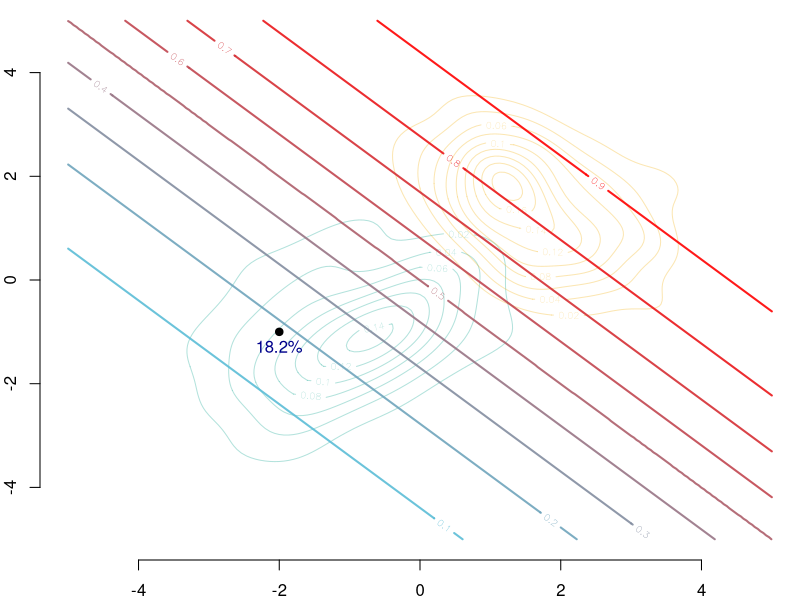
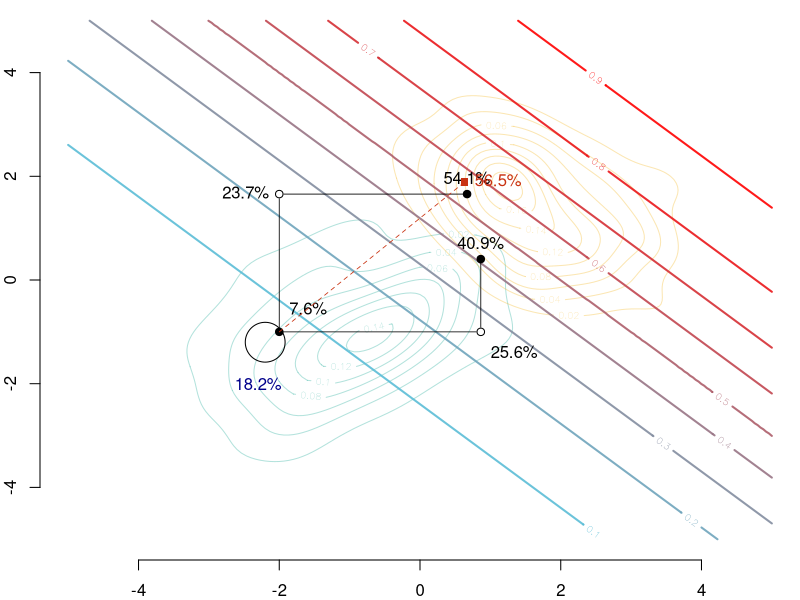

The R source for these figures, in order:
# Regression
# Demonstration of interpretable counterfactual fairness methodology based on
# sequantial transport, using simulated data, and the 2nd algorithm
# (Faster sequential transport on grids)

library(tidyverse)
library(ks)
library(dichromat)
library(expm)
colours <- c(
  `0` = "#5BBCD6",
  `1` = "#FF0000",
  A = "#00A08A",
  B = "#F2AD00",
  with = "#046C9A",
  without = "#C93312",
  `2` = "#0B775E"
)
# Colour scale from colour of class 0 to class 1
colfunc <- colorRampPalette(c(colours["0"], colours["1"]))
scl <- scales::alpha(colfunc(9),.9)

# Data Generation----
# Number of observations per group
set.seed(123) # set the seed for reproductible results
n <- 100

# First bivariate Gaussian distribution: group s=0
M0 <- c(-1, -1)
S0 <- matrix(c(1, .5, .5,1) * 1.2^2, 2, 2)
X0 <- mnormt::rmnorm(n, M0, S0)
D_SXY_0 <- data.frame(
  S = 0,
  X1 = X0[, 1],
  X2 = X0[, 2]
)

# Second bivariate Gaussian distribution: group s=1
M1 <- c(1.5, 1.5)
S1 <- matrix(c(1, -.4, -.4, 1) * .9^2, 2, 2)
X1 <- mnormt::rmnorm(n, M1, S1)
D_SXY_1 <- data.frame(
  S = 1,
  X1 = X1[,1],
  X2 = X1[,2]
)

# Drawing random binary response variable Y with logistic model for each group
eta_0 <- (D_SXY_0$X1 * 1.2 + D_SXY_0$X2 / 2 * .8) / 2
eta_1 <- (D_SXY_1$X1 * .8 + D_SXY_1$X2 / 2 * 1.2) / 2
p_0 <- exp(eta_0) / (1 + exp(eta_0))
p_1 <- exp(eta_1) / (1 + exp(eta_1))
D_SXY_0$Y <- rbinom(n, size = 1, prob = p_0)
D_SXY_1$Y <- rbinom(n, size = 1, prob = p_1)

# Datasets
D_SXY <- rbind(D_SXY_0, D_SXY_1)
# Dataset with individuals in group 0 only
D_SXY0 <- D_SXY[D_SXY$S == 0, ]
# Dataset with individuals in group 1 only
D_SXY1 <- D_SXY[D_SXY$S == 1,]


# Computation of smoothing parameters (bandwidth) for kernel density estimation
H0 <- Hpi(D_SXY0[, c("X1","X2")])
H1 <- Hpi(D_SXY1[, c("X1","X2")])

# Calculating multivariate densities in each group
f0_2d <- kde(D_SXY0[, c("X1","X2")], H = H0, xmin = c(-5, -5), xmax = c(5, 5))
f1_2d <- kde(D_SXY1[, c("X1","X2")], H = H1, xmin = c(-5, -5), xmax = c(5, 5))

# Optimal Transport----
AA <- sqrtm(S0) %*% S1 %*% (sqrtm(S0))
AA <- solve(sqrtm(S0)) %*% sqrtm(AA) %*% solve((sqrtm(S0)))
OT <- function(x) as.vector(M1 + AA %*% (x - M0))
transport_ot <- t(apply(D_SXY_0[, c("X1", "X2")], 1, OT))
head(transport_ot)

# Hypothetical Model----

#' Logistic regression
#'
#' @param x1 first numerical predictor
#' @param x2 second numerical predictor
#' @param s sensitive attribute (0/1)
logistique_reg <- function(x1, x2, s) {
  eta <- (x1 + x2) / 2 - s
  exp(eta) / (1 + exp(eta))
}

# Grid----
n_grid <- 500
h <- .2

# Group 0
## First dimension (x1)
vx1_0 <- seq(
  min(D_SXY_0$X1) - h,
  max(D_SXY_0$X1) + h,
  length = n_grid + 1
)
## Second dimension (x2)
vx2_0 <- seq(
  min(D_SXY_0$X2) - h,
  max(D_SXY_0$X2) + h,
  length = n_grid + 1
)
# Group 1
## First dimension (x1)
vx1_1 <- seq(
  min(D_SXY_1$X1) - h,
  max(D_SXY_1$X1) + h,
  length = n_grid + 1
)
## Second dimension (x2)
vx2_1 <- seq(
  min(D_SXY_1$X2) - h,
  max(D_SXY_1$X2) + h,
  length = n_grid + 1
)

# Middle of each cell
# Group 1
vx1_0_mid <- (vx1_0[2:(1 + n_grid)] + vx1_0[1:(n_grid)]) / 2
vx1_1_mid <- (vx1_1[2:(1 + n_grid)] + vx1_1[1:(n_grid)]) / 2
# Group 2
vx2_0_mid <- (vx2_0[2:(1 + n_grid)] + vx2_0[1:(n_grid)]) / 2
vx2_1_mid <- (vx2_1[2:(1 + n_grid)] + vx2_1[1:(n_grid)]) / 2

# Cumulative distribution function and quantile function
F1_0 <- F2_0 <- F1_1 <- F2_1 <- matrix(NA, n_grid, n_grid)
Q1_0 <- Q2_0 <- Q1_1 <- Q2_1 <- matrix(NA, n_grid, n_grid)

u <- (1:n_grid) / (n_grid + 1)

FdR1_0 <- Vectorize(function(x) mean(D_SXY_0$X1 <= x))
f1_0 <- FdR1_0(vx1_0_mid)
FdR2_0 <- Vectorize(function(x) mean(D_SXY_0$X2 <= x))
f2_0 <- FdR2_0(vx2_0_mid)
FdR1_1 <- Vectorize(function(x) mean(D_SXY_1$X1 <= x))
f1_1 <- FdR1_1(vx1_1_mid)
FdR2_1 <- Vectorize(function(x) mean(D_SXY_1$X2<=x))
f2_1 <- FdR2_1(vx2_1_mid)

Qtl1_0 <- Vectorize(function(x) quantile(D_SXY_0$X1, x))
q1_0 <- Qtl1_0(u)
Qtl2_0 <- Vectorize(function(x) quantile(D_SXY_0$X2, x))
q2_0 <- Qtl1_0(u)
Qtl1_1 <- Vectorize(function(x) quantile(D_SXY_1$X1, x))
q1_1 <- Qtl1_1(u)
Qtl2_1 <- Vectorize(function(x) quantile(D_SXY_1$X2, x))
q2_1 <- Qtl2_1(u)

# Loop on the cells of the grid to compute c.d.f in each group, and quantiles

d <- .5 # neighbourhood parameter

for (i in 1:n_grid) {
  idx1_0 <- which(abs(D_SXY_0$X1 - vx1_0_mid[i]) < d)
  FdR2_0 <- Vectorize(function(x) mean(D_SXY_0$X2[idx1_0] <= x))
  F2_0[, i] <- FdR2_0(vx2_0_mid)
  Qtl2_0 <- Vectorize(function(x) quantile(D_SXY_0$X2[idx1_0], x))
  Q2_0[, i] <- Qtl2_0(u)
  idx2_0 <- which(abs(D_SXY_0$X2 - vx2_0_mid[i]) < d)
  FdR1_0 <- Vectorize(function(x) mean(D_SXY_0$X1[idx2_0] <= x))
  F1_0[, i] <- FdR1_0(vx1_0_mid)
  Qtl1_0 <- Vectorize(function(x) quantile(D_SXY_0$X1[idx2_0], x))
  Q1_0[, i] <- Qtl1_0(u)
  idx1_1 <- which(abs(D_SXY_1$X1 - vx1_1_mid[i]) < d)
  FdR2_1 <- Vectorize(function(x) mean(D_SXY_1$X2[idx1_1] <= x))
  F2_1[, i] <- FdR2_1(vx2_1_mid)
  Qtl2_1 <- Vectorize(function(x) quantile(D_SXY_1$X2[idx1_1], x))
  Q2_1[, i] <- Qtl2_1(u)
  idx2_1 <- which(abs(D_SXY_1$X2 - vx2_1_mid[i]) < d)
  FdR1_1 <- Vectorize(function(x) mean(D_SXY_1$X1[idx2_1] <= x))
  F1_1[, i] <- FdR1_1(vx1_1_mid)
  Qtl1_1 <- Vectorize(function(x) quantile(D_SXY_1$X1[idx2_1], x))
  Q1_1[, i] <- Qtl1_1(u)
}

## Predictions on the grid----
vx0 <- seq(-5, 5, length = 251)
data_grid <- expand.grid(x = vx0, y = vx0)
L0 <- logistique_reg(x1 = data_grid$x, x2 = data_grid$y, s = 0)
L1 <- logistique_reg(x1 = data_grid$x, x2 = data_grid$y, s = 1)

# as a grid:
dlogistique0 <- matrix(L0, length(vx0), length(vx0))
dlogistique1 <- matrix(L1, length(vx0), length(vx0))


# Functions for Sequential Transport----
#' Transport of x1 from s=0 to s=1
#'
#' @param x2 vector of x2's values
#' @descriptions
#'  - vx1_0_mid: coordinates of center of cells (axis x1, s=0)
#'  - f1_0: c.d.f. values for x1 in group s=0
#'  - u: quantile levels
#'  - q1_1: quantile values for x1 in group s=1
transport_x1 <- function(x1) {
  # identify closest cell of the grid to the coordinates of x1 in group s=0
  i <- which.min(abs(vx1_0_mid - x1))
  # c.d.f. for that cell, in group s=0
  p <- f1_0[i]
  # identify closest quantile level
  i <- which.min(abs(u - p))
  # corresponding quantile in group s=1
  x1star <- q1_1[i]
  x1star
}

#' Transport of x2 from s=0 to s=1
#'
#' @param x2 vector of x2's values
#' @descriptions
#'  - vx2_0_mid: coordinates of center of cells (axis x2, s=0)
#'  - f2_0: c.d.f. values for x2 in group s=0
#'  - u: quantile levels
#'  - q2_1: quantile values of x2 in group s=1
transport_x2 <- function(x2) {
  # identify closest cell of the grid to the coordinates of x2 in group s=0
  i <- which.min(abs(vx2_0_mid - x2))
  # c.d.f. for that cell, in group s=0
  p <- f2_0[i]
  # identify closest quantile level
  i <- which.min(abs(u - p))
  # corresponding quantile in group s=1
  x2star <- q2_1[i]
  x2star
}


#' Transport for x1 conditional on x2, from s=0 to s=1
#'
#' @param x1 numerical vector with x1's values
#' @param x2 numerical vector with x2's values
#' @description
#'  - vx2_0_mid: coordinates of center of cells (axis x2, s=0)
#'  - vx2_1_mid: coordinates of center of cells (axis x2, s=1)
#'  - vx1_0_mid: coordinates of center of cells (axis x1, s=0)
transport_x1_cond_x2 <- function(x1, x2) {
  # identify closest cell in s=0 for x2 coordinate
  k0 <- which.min(abs(vx2_0_mid - x2))
  # identify closest cell in s=1 for transported x2 coordinate
  k1 <- which.min(abs(vx2_1_mid - transport_x2(x2)))
  # identify closest cell in s=0 for x1 coordinate
  i_0 <- which.min(abs(vx1_0_mid - x1))
  # c.d.f. for the closest cell in s=0 for x1 coordinates
  p <- F1_0[i_0, k0]
  # identify closest quantile level
  i_1 <- which.min(abs(u - p))
  # corresponding quantile in group s=1
  x1star <- Q1_1[i_1, k1]
  x1star
}

#' Transport for x2 conditional on x1, from s=0 to s=1
#'
#' @param x2 numerical vector with x2's values
#' @param x1 numerical vector with x1's values
#' @description
#'  - vx1_0_mid: coordinates of center of cells (axis x1, s=0)
#'  - vx1_1_mid: coordinates of center of cells (axis x1, s=1)
#'  - vx2_0_mid: coordinates of center of cells (axis x2, s=0)
transport_x2_cond_x1 <-  function(x2, x1){
  # identify closest cell in s=0 for x1 coordinate
  k0 <- which.min(abs(vx1_0_mid - x1))
  # identify closest cell in s=1 for transported x1 coordinate
  k1 <- which.min(abs(vx1_1_mid - transport_x1(x1)))
  # identify closest cell in s=0 for x2 coordinate
  i_0 <- which.min(abs(vx2_0_mid - x2))
  # c.d.f. for the closest cell in s=0 for x2 coordinates
  p <- F2_0[i_0, k0]
  # identify closest quantile level
  i_1 <- which.min(abs(u - p))
  # corresponding quantile in group s=1
  x2star <-  Q2_1[i_1, k1]
  x2star
}

# Figures----

# Individual of interest:
xystart <- c(-2,-1)

# The counterfactual with OT
(new_obs_ot <- OT(xystart))


# Predictions for that individual depending on the values (transported or not)

# First the coordinates
coords <- data.frame(
  # 1. (x1, x2)
  start = xystart,
  # 2. (T_1(x1 | x2), T_2(x2))
  x2_then_x1 = c(
    transport_x1_cond_x2(x1 = xystart[1], x2 = xystart[2]),
    transport_x2(xystart[2])
  ),
  # 3. (T_1(x1), T_2(x2 | x1))
  x1_then_x2 = c(
    transport_x1(xystart[1]),
    transport_x2_cond_x1(x2 = xystart[1], x1 = xystart[2])
  ),
  # 4. (T_1(x1), x2)
  x1_intermediaire = c(transport_x1(x1 = xystart[1]), xystart[2]),
  # 5. (x1, T_2(x2))
  x2_intermediaire = c(xystart[1], transport_x2(xystart[2])),
  # 6. T*(x1,x2)
  x_ot = c(new_obs_ot[1], new_obs_ot[2])
)

# then the predicted values by the hypothetical model:
library(plotrix)
v <- c(
  # 1. Prediction at initial values (S=0, x1, x2)
  logistique_reg(x1 = coords$start[1], x2 = coords$start[2], s = 0),
  # 2. Prediction if (S=1, x1, x2)
  logistique_reg(coords$start[1], coords$start[2], 1),
  # 3. Prediction if (S = 1, T_1(x1), T_2(x2 | x1))
  logistique_reg(coords$x1_then_x2[1], coords$x1_then_x2[2], 1),
  # 4. Prediction if (S = 1, T_1(x1 | x2), T_2(x2))
  logistique_reg(coords$x2_then_x1[1], coords$x2_then_x1[2], 1),
  # 5. Prediction if (S = 1, T_1(x1), x2)
  logistique_reg(coords$x1_intermediaire[1], coords$x1_intermediaire[2], 1),
  # 6. Prediction if (S = 1, x1, T_2(x2))
  logistique_reg(coords$x2_intermediaire[1], coords$x2_intermediaire[2], 1),
  # 7. Prediction if (S=1, T*(x1), T*(x2))
  logistique_reg(coords$x_ot[1], coords$x_ot[2], 1)
)
v

### Similar to Figure 7 (left) in the paper----
par(mar = c(2, 2, 0, 0))
# Group 0
## Estimated density: level curves for (x1, x2) -> m(0, x1, x2)
CeX <- 1
contour(
  f0_2d$eval.point[[1]],
  f0_2d$eval.point[[2]],
  f0_2d$estimate,
  col = scales::alpha(colours["A"], .3),
  axes = FALSE, xlab = "", ylab = ""
)
# Group 1
## Estimated density: level curves for (x1, x2) -> m(1, x1, x2)
contour(
  f1_2d$eval.point[[1]],
  f1_2d$eval.point[[2]],
  f1_2d$estimate,
  col = scales::alpha(colours["B"], .3), add = TRUE
)
contour(
  vx0, vx0, dlogistique0,
  levels = (1:9)/10,
  col = scl,
  add = TRUE,lwd = 2
)
axis(1)
axis(2)

###
# Individual (S=0, x1=-2, x2=-1)
###
points(coords$start[1], coords$start[2], pch = 19, cex = CeX)
## Predicted value for the individual, based on factuals
text(
  coords$start[1], coords$start[2],
  paste(round(v[1] * 100, 1), "%", sep = ""),
  pos = 1, cex = CeX, col = "darkblue"
)

### Similar to Figure 7 (right) in the paper----
par(mar = c(2, 2, 0, 0))
# Group 0
## Estimated density: level curves for (x1, x2) -> m(0, x1, x2)
contour(
  f0_2d$eval.point[[1]],
  f0_2d$eval.point[[2]],
  f0_2d$estimate,
  col = scales::alpha(colours["A"], .3),
  axes = FALSE, xlab = "", ylab = ""
)
# Group 1
## Estimated density: level curves for (x1, x2) -> m(1, x1, x2)
contour(
  f1_2d$eval.point[[1]],
  f1_2d$eval.point[[2]],
  f1_2d$estimate,
  col = scales::alpha(colours["B"], .3), add = TRUE
)

# Contour of estimates by the model for s=1
contour(
  vx0, vx0, dlogistique1,
  levels = (1:9) / 10,
  col = scl, lwd=2,
  add = TRUE
)
axis(1)
axis(2)

###
# Individual (s=0, x1=-2, x2=-1)
###
points(coords$start[1], coords$start[2], pch = 19, cex = CeX)
## Predicted value for the individual, based on factuals
text(
  coords$start[1] - .3, coords$start[2] - .42 - .3,
  paste(round(v[1] * 100, 1), "%", sep = ""),
  pos = 1, cex = CeX, col = "darkblue"
)

###
# Transported individual when transporting x1 and then x2, i.e.,
# (do(s=1), T_1^*(x1), T_2^*(x_2 | x_1))
###
points(coords$x1_then_x2[1],coords$x1_then_x2[2], pch = 19, cex = CeX)
segments(
  x0 = coords$start[1], y0 = coords$start[2],
  x1 = coords$x1_then_x2[1], y1 = coords$start[2],
  lwd = .8
)
segments(
  x0 = coords$x1_then_x2[1], y0 = coords$x1_then_x2[2],
  x1 = coords$x1_then_x2[1], y1 = coords$start[2],
  lwd = .8
)
## Intermediate point
points(coords$x1_then_x2[1], coords$start[2], pch = 19, col = "white", cex = CeX)
points(coords$x1_then_x2[1], coords$start[2], pch = 1, cex = CeX)
text(
  coords$x1_then_x2[1], coords$start[2] - .42,
  paste(round(v[5] * 100, 1), "%", sep = ""), pos = 4, cex = CeX
)
# New predicted value for # (do(s=1), T_1^*(x1), T_2^*(x_2 | x_1))
text(
  coords$x1_then_x2[1], coords$x1_then_x2[2],
  paste(round(v[3]*100,1),"%",sep=""), pos = 3, cex = CeX
)

###
# Transported individual when transporting x2 and then x1, i.e.,
# (do(s=1), T_1^*(x1 | x2), T_2^*(x_2))
###
points(coords$x2_then_x1[1],coords$x2_then_x1[2],pch=19,cex=CeX)
segments(
  x0 = coords$start[1], y0 = coords$start[2],
  x1 = coords$start[1], y1 = coords$x2_then_x1[2],
  lwd = .8
)
segments(
  x0 = coords$x2_then_x1[1], y0 = coords$x2_then_x1[2],
  x1 = coords$start[1], y1 = coords$x2_then_x1[2],
  lwd = .8
)
## Intermediate point
points(coords$start[1], coords$x2_then_x1[2], pch = 19, col = "white", cex = CeX)
points(coords$start[1], coords$x2_then_x1[2], pch = 1, cex = CeX)
text(
  coords$start[1], coords$x2_then_x1[2],
  paste(round(v[6] * 100, 1), "%", sep = ""), pos = 2, cex = CeX
)
## New predicted value for (do(s=1), T_1^*(x1 | x2), T_2^*(x_2))
text(
  coords$x2_then_x1[1], coords$x2_then_x1[2],
  paste(round(v[4] * 100, 1), "%", sep = ""), pos = 3, cex = CeX
)


###
# New predicted value for (do(s=1), x1, x2), no transport
###
ry <- .2
plotrix::draw.circle(
  x = coords$start[1] - ry, y = coords$start[2] - ry,
  radius = ry * sqrt(2)
)
text(
  coords$start[1], coords$start[2] + .42,
  paste(round(v[2] * 100, 1), "%", sep = ""), pos = 4, cex = CeX
)

###
# Transported individual with optimal multivariate transport
###
points(coords$x_ot[1],coords$x_ot[2], pch = 15, cex = CeX, col = "#C93312")
segments(
  x0 = coords$start[1], y0 = coords$start[2],
  x1 = coords$x_ot[1], y1 = coords$x_ot[2],
  lwd = .8,
  col = "#C93312", lty = 2
)
text(
  coords$x_ot[1], coords$x_ot[2],
  paste(round(v[7] * 100, 1), "%", sep = ""), pos = 4, cex = CeX,
  col = "#C93312",
)
